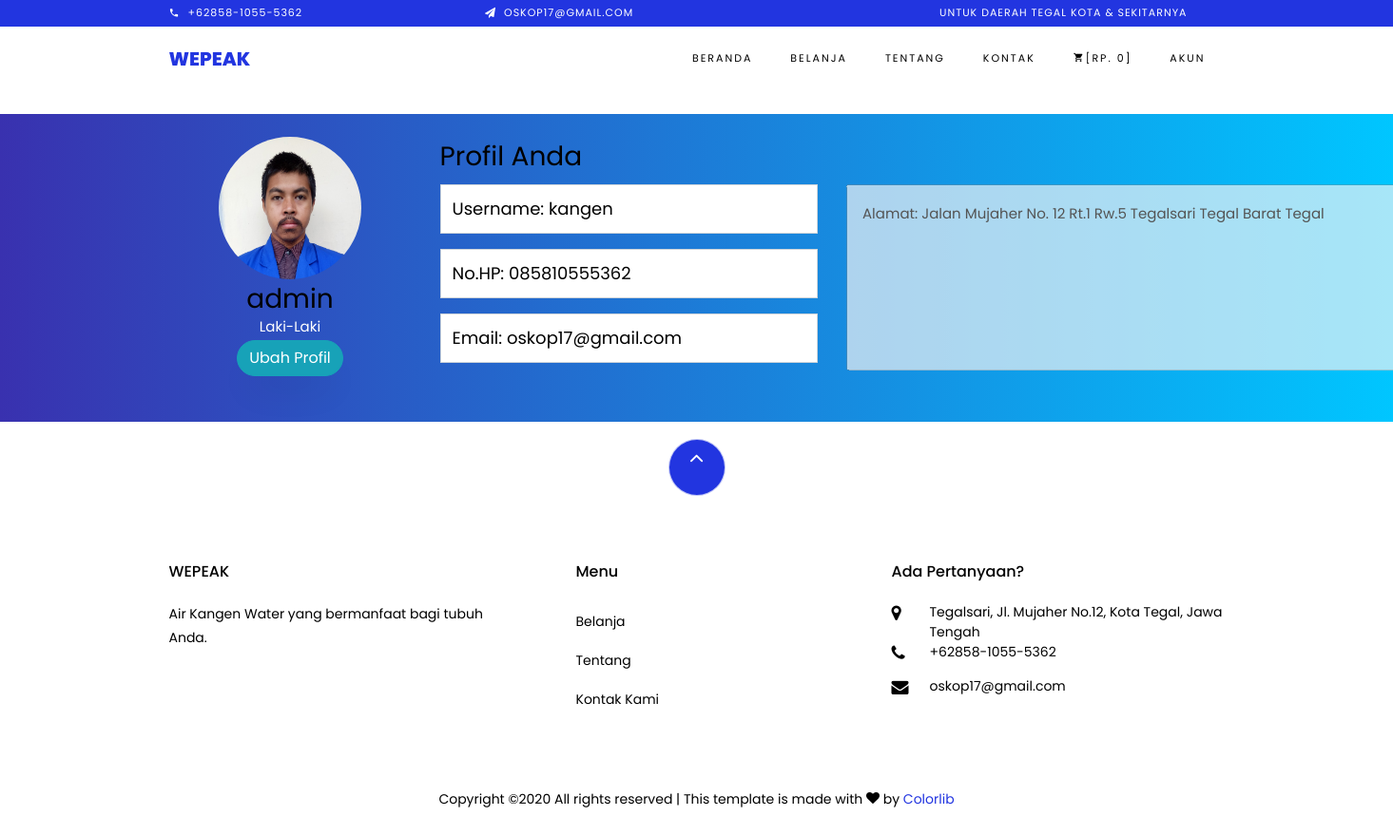
/public/?page=profile&id=1 (signed in), run on the app's committed database.
### tables this page shows
CREATE TABLE `users` (
  `id` int(11) NOT NULL,
  `nama` varchar(30) NOT NULL,
  `alamat` varchar(100) NOT NULL,
  `gender` enum('Laki-Laki','Perempuan') NOT NULL,
  `no_hp` varchar(13) DEFAULT NULL,
  `username` varchar(25) NOT NULL,
  `password` varchar(128) NOT NULL,
  `email` varchar(25) NOT NULL,
  `foto` varchar(32) NOT NULL DEFAULT 'person.png',
  `role` varchar(9) NOT NULL,
  `pertanyaan` varchar(50) DEFAULT NULL,
  `jawaban` varchar(50) NOT NULL,
  `created_at` timestamp NOT NULL DEFAULT current_timestamp(),
  `update_at` timestamp NOT NULL DEFAULT current_timestamp() ON UPDATE current_timestamp(),
  `delete_at` timestamp NULL DEFAULT NULL
);

### model/pengguna.php (called while the page is built, shortened)
<?php
class Pengguna
{
  public $id;
  function get_pengguna_once()
  {
    try {
      $con = new PDO('mysql:host=localhost;dbname=wepeak', "root", '');
      $con->setAttribute(PDO::ATTR_ERRMODE, PDO::ERRMODE_EXCEPTION);
      if (isset($this->id)) {
        $users = $con->prepare("SELECT * FROM wepeak.users WHERE id = :id AND delete_at IS NULL");
        $users->bindParam(':id', $this->id);
        $users->execute();
        $result = $users->fetchAll();
        return $result;
      } else {
        $error = "Ada kesalahan. Disarankan untuk mode debugging";
        return $error;
      }
    } catch (\Exception $e) {
      echo "Koneksi atau query bermasalah: ". $e->getMessage() . "<br/>";
      die;
    }
  }
}
 ?>

### public/view/contents/profil.php (the view)
<?php
require_once '../model/pengguna.php';
if (isset($_GET['id'])) {
  $pengguna = new Pengguna();
  $pengguna->id = $_GET['id'];
  $profil = $pengguna->get_pengguna_once()[0];
}
 ?>
<section class="ftco-section ftco-no-pb ftco-no-pt mt-4 mb-5"
style="background: -webkit-linear-gradient(left, #3931af, #00c6ff);
    margin-top: 3%;
    padding: 3%;"
>
  <div class="container">
      <div class="row">
        <div class="col-md-3 register-left mt-4" style="text-align: center;
    color: #fff;
    margin-top: 4%;">
          <img style="
            display: inline-block;
            width: 150px;
            height: 150px;
            border-radius: 50%;
            background-repeat: no-repeat;
            background-position: center center;
            background-size: cover;
          "
          src="images/<?=$profil['foto'];?>" alt="">
          <h3><?=$profil['nama'];?></h3>
          <p style="margin-top: -14px;"><?=$profil['gender'];?></p>
          <a class="btn btn-info mb-5" style="margin-top:-15px;" href="?page=login"/>Ubah Profil</a><br/>
        </div>
        <div class="col-md-9 register-right mt-4">
            <div class="tab-content" id="myTabContent">
              <div class="tab-pane fade show active" id="home" role="tabpanel" aria-labelledby="home-tab">
                <h3 class="register-heading">Profil Anda</h3>
                <div class="row register-form">
                    <div class="col-md-6" id="formEmailResetPassword">
                      <div class="form-group">
                        <input type="text" class="form-control" id="usernamenya" disabled
                        name="email" placeholder="Email *" required value="Username: <?=$profil['username'];?>"/>
                      </div>
                      <div class="form-group">
                        <input type="text" class="form-control" id="nomornya" disabled
                        name="email" placeholder="Email *" required value="No.HP: <?=$profil['no_hp'];?>"/>
                      </div>
                      <div class="form-group">
                        <input type="email" class="form-control" id="emailnya" disabled
                        name="email" placeholder="Email *" required value="Email: <?=$profil['email'];?>"/>
                      </div>
                    </div>
                    <div class="col-md-6" id="formResetPasswordBaru">
                      <div class="form-group">
                        <textarea name="name" rows="6" cols="50" disabled class="p-3">Alamat: <?=$profil['alamat'];?></textarea>
                      </div>
                    </div>
                </div>
              </div>
            </div>
        </div>
    </div>
  </div>
</section>

### data on the page
users: foto (picture), nama "admin", gender "Laki-Laki", email "Username: kangen", email "No.HP: 085810555362", email "Email: oskop17@gmail.com", name "Alamat: Jalan Mujaher No. 12 Rt.1 Rw.5 Tegalsari Tegal Barat Tegal"
